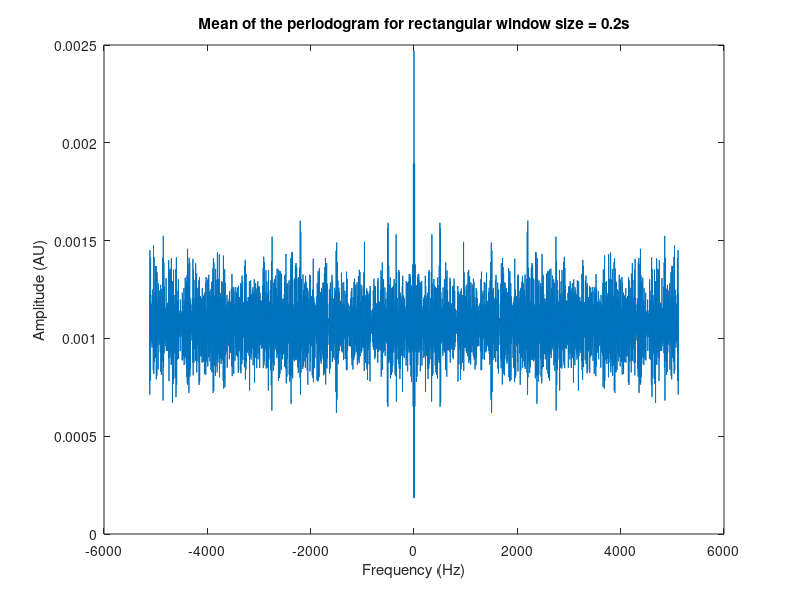
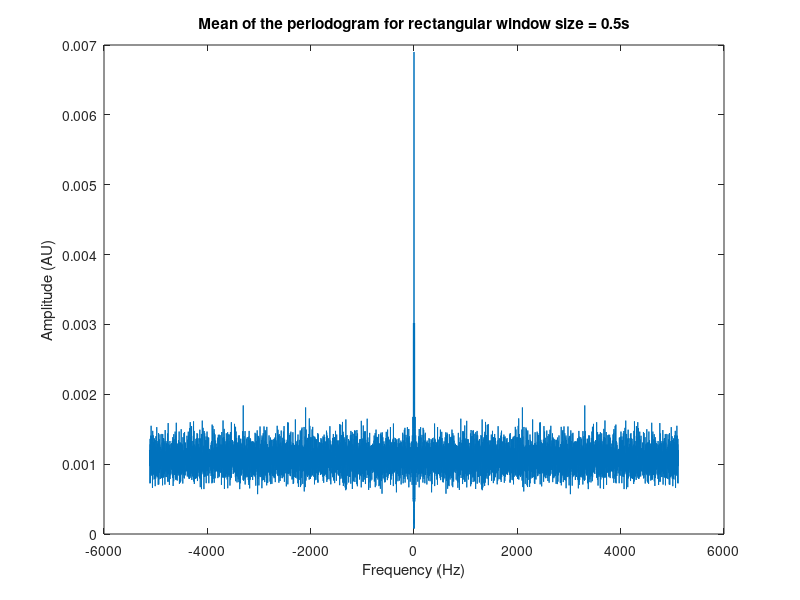
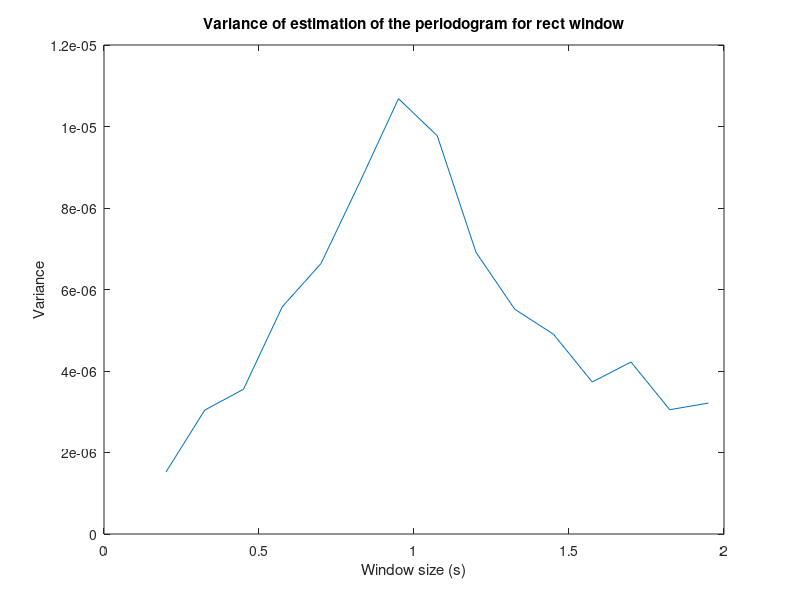

MATLAB code to generate these figures, in order:
close all; clear all; clc
 
load('spike_neural.mat') % Load the neural_sig signal
L = length(neural_sig); % Duration of the signal in samples
fs = 10240; % Sampling frequency in Hz
WinSize = [0.2:0.125:2]; % Window size in seconds 
WinSize = round(WinSize.*fs); % Window size in samples
 
f_ax = (-pi:2*pi/fs:pi-2*pi/fs)./(2*pi).*fs; % Frequency axis in Hz
for uu = 1 : length(WinSize)
    window = rectwin(WinSize(uu))'; % Window type
    for n = 1:35 %Why is n=35?
        wind_signal=neural_sig((n-1)*WinSize(uu)+(1:WinSize(uu))).*window;
        Segm_spect{uu}(n,:) = fftshift(abs(fft(wind_signal,fs)).^2)./WinSize(uu); % Periodogram
    end    
    variabil(uu) = max(var(Segm_spect{uu})); % Variance of estimate (max variance over the frequency axis)
end;
%% 

%window size 0.2
Mean_periodogram1 = mean(Segm_spect{1}); %Found by doing 0.2*fs and looking at Win_Size to see the 

%number of samples this corresponds to
figure; plot(f_ax, Mean_periodogram1);
title('Mean of the periodogram for rectangular window size = 0.2s');
xlabel('Frequency (Hz)'); ylabel('Amplitude (AU)');

peak = find(f_ax == 0)
Bias02 = sum(Mean_periodogram1(peak-5:peak+5))/Mean_periodogram1(peak)

%% 

%window size 0.5
Mean_periodogram2 = mean(Segm_spect{4}); 
figure; plot(f_ax, Mean_periodogram2);
title('Mean of the periodogram for rectangular window size = 0.5s');
xlabel('Frequency (Hz)'); ylabel('Amplitude (AU)');
Bias05 = sum(Mean_periodogram2(peak-5:peak+5))/Mean_periodogram2(peak)

%% 

%window size 2
Mean_periodogram3 = mean(Segm_spect{15}); 
figure; plot(f_ax, Mean_periodogram3);
title('Mean of the periodogram for rectangular window size = 2s');
xlabel('Frequency (Hz)'); ylabel('Amplitude (AU)');
Bias2 = sum(Mean_periodogram3(peak-5:peak+5))/Mean_periodogram3(peak)


%% 

%variance
plot(WinSize/10240, variabil);
title('Variance of estimation of the periodogram for rect window');
xlabel('Window size (s)'); ylabel('Variance');
